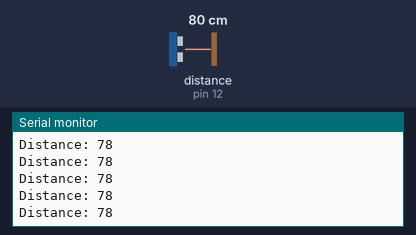
This sketch was run on a simulated Arduino Uno, built with avr-gcc and run on an emulated ATmega328P. On the bench: the last lines printed to the serial monitor. Wiring (inferred from the names in the program): ultrasonic range finder: trigger pin 13; echo pin 12. Inputs (shaded band) come from the test bench; at power-on: distance to the obstacle (sensor on pin 12) 80 cm. The echo pulse lasts 58.3 µs per cm.

Above: at 1.2 s.
1.3 s: distance to the obstacle (sensor on pin 12) set to 120 cm
At 2.0 s:
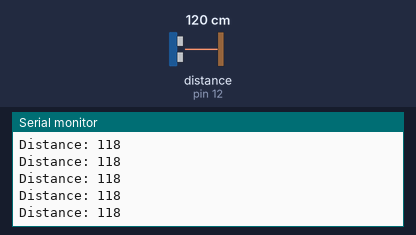
4.3 s: distance to the obstacle (sensor on pin 12) set to 60 cm
At 5.3 s:
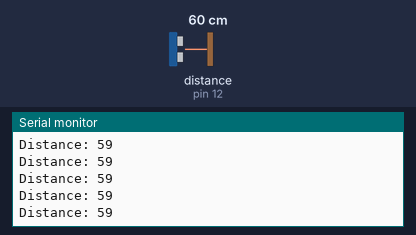
Timing chart, 0 to 7.3 s (numbered marks = the images above; inputs shaded):
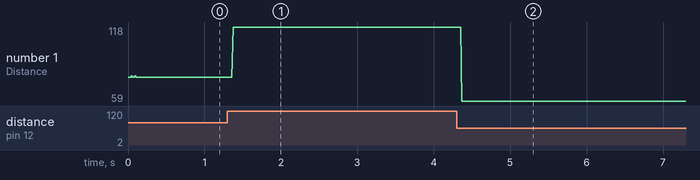

Measured:
- after the input at 1.3 s, the serial monitor: prints a new line after 0.07 s (image 1)
- after the input at 4.3 s, the serial monitor: prints a new line after 0.07 s (image 2)
- plotted number 1: 78 → 118 after the input at 1.3 s, 118 → 59 after the input at 4.3 s

The sketch:

sonar_experiment_sketch_oct01a.ino
```cpp
const int echopin=12;
const int trigpin=13;
const int gnd=11;
const int vcc=9;
int led=10;
//defines Variables.
long duration;
int distance;
void setup() {
  //trigger throws soundwaves.
  //echo recieves soundwaves.
  // put your setup code here, to run once:
pinMode(echopin,INPUT);//Sets the echopin as INPUT.
pinMode(trigpin,OUTPUT);//sets trigpin as OUTPUT.
pinMode(gnd,OUTPUT);
pinMode(vcc,OUTPUT);
Serial.begin(9600);//Starts the serial communication.
}

void loop() {
  // Clears the trigpin.
digitalWrite(trigpin, LOW);
delayMicroseconds(2);
//Sets the trigpin on HIGH state for 10 microseconds
digitalWrite(trigpin, HIGH);
delayMicroseconds(10);
digitalWrite(trigpin, LOW);
//Reads the echopin, returns the soundwave travel time in microseconds.
duration=pulseIn(echopin,HIGH);
//calculating the distance
distance=duration*0.034/2;
//Prints the distance on the serial Monitor.
if(distance<50)
{
  digitalWrite(led,HIGH);

  digitalWrite(gnd,LOW);
  delay(1000);
}
else
{
 digitalWrite(led,LOW);
}
Serial.print("Distance: ");
Serial.println(distance);
}
```
